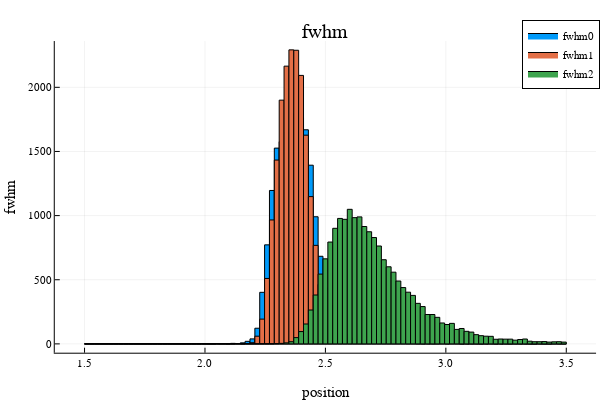

Here is the notebook cell this chart was saved with:
### Code cell
#fwhm
fwhm_csv = CSV.read("fwhmtab.csv", DataFrame; datarow = 1, transpose=true);
fwhm0_hist = (fwhm_csv[:,2]);
fwhm1_hist = (fwhm_csv[:,3]);
fwhm2_hist = (fwhm_csv[:,4]);
histogram([fwhm0_hist fwhm1_hist fwhm2_hist], title = "fwhm", label = ["fwhm0" "fwhm1" "fwhm2"],
    bins = LinRange(1.5,3.5, 100),  xlabel = "position", ylabel = "fwhm", legend = :best)
